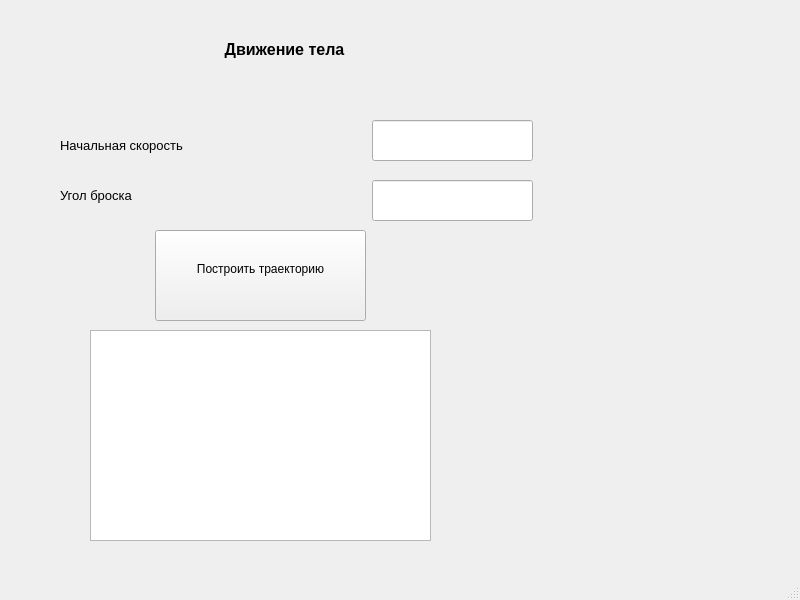
<?xml version="1.0" encoding="UTF-8"?>
<ui version="4.0">
 <class>MainWindow</class>
 <widget class="QMainWindow" name="MainWindow">
  <property name="geometry">
   <rect>
    <x>0</x>
    <y>0</y>
    <width>800</width>
    <height>600</height>
   </rect>
  </property>
  <property name="windowTitle">
   <string>MainWindow</string>
  </property>
  <widget class="QWidget" name="centralwidget">
   <widget class="QLabel" name="lbl1">
    <property name="geometry">
     <rect>
      <x>104</x>
      <y>9</y>
      <width>361</width>
      <height>81</height>
     </rect>
    </property>
    <property name="text">
     <string>&lt;html&gt;&lt;head/&gt;&lt;body&gt;&lt;p align=&quot;center&quot;&gt;&lt;span style=&quot; font-size:12pt; font-weight:600;&quot;&gt;Движение тела&lt;/span&gt;&lt;/p&gt;&lt;/body&gt;&lt;/html&gt;</string>
    </property>
   </widget>
   <widget class="QLabel" name="lbl2">
    <property name="geometry">
     <rect>
      <x>60</x>
      <y>120</y>
      <width>231</width>
      <height>51</height>
     </rect>
    </property>
    <property name="text">
     <string>&lt;html&gt;&lt;head/&gt;&lt;body&gt;&lt;p&gt;&lt;span style=&quot; font-size:10pt;&quot;&gt;Начальная скорость&lt;/span&gt;&lt;/p&gt;&lt;/body&gt;&lt;/html&gt;</string>
    </property>
   </widget>
   <widget class="QLabel" name="lbl3">
    <property name="geometry">
     <rect>
      <x>60</x>
      <y>170</y>
      <width>231</width>
      <height>51</height>
     </rect>
    </property>
    <property name="text">
     <string>&lt;html&gt;&lt;head/&gt;&lt;body&gt;&lt;p&gt;&lt;span style=&quot; font-size:10pt;&quot;&gt;Угол броска&lt;/span&gt;&lt;/p&gt;&lt;/body&gt;&lt;/html&gt;</string>
    </property>
   </widget>
   <widget class="QLineEdit" name="line1">
    <property name="geometry">
     <rect>
      <x>372</x>
      <y>120</y>
      <width>161</width>
      <height>41</height>
     </rect>
    </property>
   </widget>
   <widget class="QLineEdit" name="line2">
    <property name="geometry">
     <rect>
      <x>372</x>
      <y>180</y>
      <width>161</width>
      <height>41</height>
     </rect>
    </property>
   </widget>
   <widget class="QPushButton" name="btn1">
    <property name="geometry">
     <rect>
      <x>155</x>
      <y>230</y>
      <width>211</width>
      <height>91</height>
     </rect>
    </property>
    <property name="text">
     <string>Построить траекторию
</string>
    </property>
   </widget>
   <widget class="QGraphicsView" name="graphicsView">
    <property name="geometry">
     <rect>
      <x>90</x>
      <y>330</y>
      <width>341</width>
      <height>211</height>
     </rect>
    </property>
   </widget>
  </widget>
  <widget class="QMenuBar" name="menubar">
   <property name="geometry">
    <rect>
     <x>0</x>
     <y>0</y>
     <width>800</width>
     <height>18</height>
    </rect>
   </property>
  </widget>
  <widget class="QStatusBar" name="statusbar"/>
 </widget>
 <resources/>
 <connections/>
</ui>
